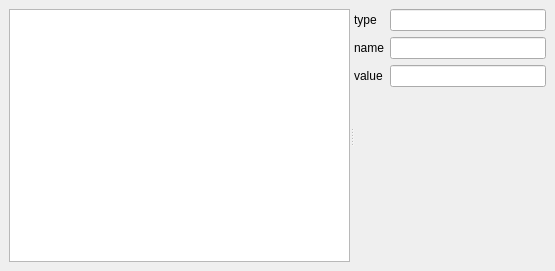
<?xml version="1.0" encoding="UTF-8"?>
<ui version="4.0">
 <class>MainWindow</class>
 <widget class="QMainWindow" name="MainWindow">
  <property name="geometry">
   <rect>
    <x>0</x>
    <y>0</y>
    <width>555</width>
    <height>271</height>
   </rect>
  </property>
  <property name="windowTitle">
   <string>MainWindow</string>
  </property>
  <widget class="QWidget" name="centralwidget">
   <layout class="QHBoxLayout" name="horizontalLayout">
    <item>
     <widget class="QSplitter" name="splitter">
      <property name="orientation">
       <enum>Qt::Horizontal</enum>
      </property>
      <widget class="QTreeView" name="treeView"/>
      <widget class="QWidget" name="">
       <layout class="QFormLayout" name="formLayout">
        <item row="0" column="0">
         <widget class="QLabel" name="label">
          <property name="text">
           <string>type</string>
          </property>
         </widget>
        </item>
        <item row="0" column="1">
         <widget class="QLineEdit" name="typeField"/>
        </item>
        <item row="1" column="1">
         <widget class="QLineEdit" name="nameField"/>
        </item>
        <item row="2" column="1">
         <widget class="QLineEdit" name="valueField"/>
        </item>
        <item row="1" column="0">
         <widget class="QLabel" name="label_2">
          <property name="text">
           <string>name</string>
          </property>
         </widget>
        </item>
        <item row="2" column="0">
         <widget class="QLabel" name="label_3">
          <property name="text">
           <string>value</string>
          </property>
         </widget>
        </item>
       </layout>
      </widget>
     </widget>
    </item>
   </layout>
  </widget>
  <widget class="QMenuBar" name="menubar">
   <property name="geometry">
    <rect>
     <x>0</x>
     <y>0</y>
     <width>555</width>
     <height>22</height>
    </rect>
   </property>
  </widget>
 </widget>
 <resources/>
 <connections/>
</ui>
